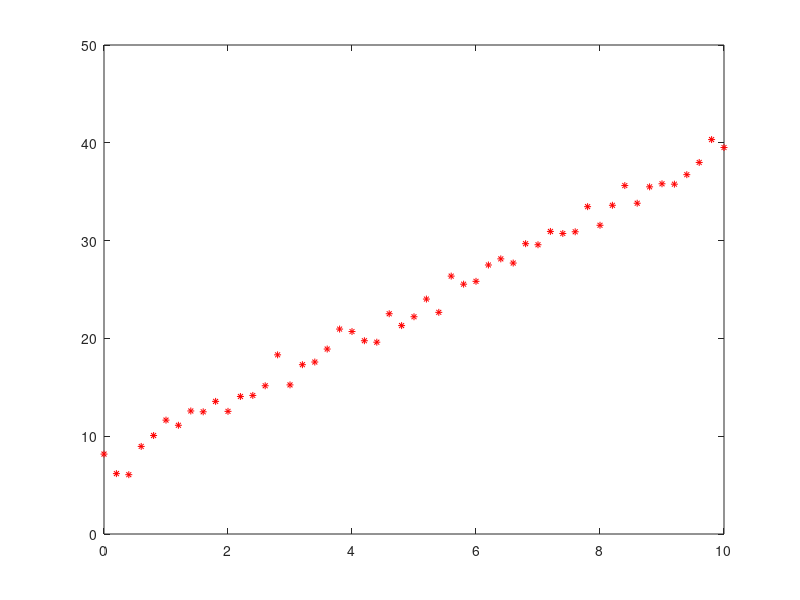

The MATLAB script that drew this image: (Note: this script raises an error after producing the figure.)
% Jason M Graham
% 03/14/18
% speedDataAanalysis.m
% Script imports data from speedData.csv in a matrix M
% the data is plotted and then a best fit line is determined to model the 
% data
% The best fit line is plotted 
% note that we use built-in function fminsearch
% along with linearSpeed.m and speedError.m

% set global data matrix to be used in speedError function
global M

% read in data
M = csvread('speedData.csv');

% obtain vectors corresponding to columns of data matrix 
t = M(:,1);
sd = M(:,2);

% plot the data
figure(1)
plot(t,sd,'*r','MarkerSize',5)
hold on

% set some sample parameter values and 
g = [3 7];
a = g(1);
b = g(2);
sg = linearSpeed(t,a,b);

% overlay model graph on top of data
plot(t,sg,'--g','LineWidth',3)
legend('data','guess')
title(['Sample model for speed s = at + b with parameters a = ', num2str(a), ' b = ', num2str(b)])
xlabel('time (t)')
ylabel('speed (s)')

% compute and display error for the particular parameters 
e1 = speedError(g);
disp(['Error in speed function for a = ',num2str(a),' and b = ',num2str(b),' is err = ',num2str(e1)])

% minimize error function to obtain best fit parameters
X = fminsearch(@speedError,g);
a = X(1);
b = X(2);
% evaluate best fit model
s = linearSpeed(t,a,b);
% compute the best fit error
e2 = speedError(g);
% display error 
disp(['Minimum error in speed function for  a = ',num2str(a),' and b = ',num2str(b),' is err = ',num2str(e2)])

% plot the data
figure(2)
plot(t,sd,'*r','MarkerSize',5)
hold on

% over best fit model on top of data
plot(t,s,'-b','LineWidth',3)
legend('data','model')
title(['Data best linear fit for speed s = at+b with a = ', num2str(a), ' b = ', num2str(b)])
xlabel('time (t)')
ylabel('speed (s)')


